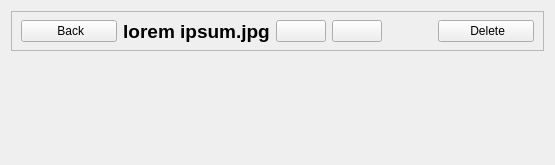
<?xml version="1.0" encoding="UTF-8"?>
<ui version="4.0">
 <class>PictureWidget</class>
 <widget class="QWidget" name="PictureWidget">
  <property name="geometry">
   <rect>
    <x>0</x>
    <y>0</y>
    <width>555</width>
    <height>165</height>
   </rect>
  </property>
  <property name="windowTitle">
   <string>Form</string>
  </property>
  <layout class="QVBoxLayout" name="verticalLayout_2">
   <item>
    <widget class="QFrame" name="frame">
     <property name="minimumSize">
      <size>
       <width>0</width>
       <height>40</height>
      </size>
     </property>
     <property name="maximumSize">
      <size>
       <width>16777215</width>
       <height>40</height>
      </size>
     </property>
     <property name="frameShape">
      <enum>QFrame::StyledPanel</enum>
     </property>
     <property name="frameShadow">
      <enum>QFrame::Raised</enum>
     </property>
     <layout class="QHBoxLayout" name="horizontalLayout_2">
      <property name="topMargin">
       <number>4</number>
      </property>
      <property name="bottomMargin">
       <number>4</number>
      </property>
      <item>
       <widget class="QPushButton" name="backButton">
        <property name="maximumSize">
         <size>
          <width>130</width>
          <height>16777215</height>
         </size>
        </property>
        <property name="text">
         <string> Back</string>
        </property>
        <property name="icon">
         <iconset>
          <normaloff>:icons/back-to-gallery.png</normaloff>:icons/back-to-gallery.png</iconset>
        </property>
       </widget>
      </item>
      <item>
       <widget class="QLabel" name="nameLabel">
        <property name="maximumSize">
         <size>
          <width>16777215</width>
          <height>30</height>
         </size>
        </property>
        <property name="font">
         <font>
          <pointsize>14</pointsize>
          <bold>true</bold>
         </font>
        </property>
        <property name="text">
         <string>lorem ipsum.jpg</string>
        </property>
        <property name="alignment">
         <set>Qt::AlignCenter</set>
        </property>
       </widget>
      </item>
      <item>
       <widget class="QPushButton" name="previousButton">
        <property name="maximumSize">
         <size>
          <width>50</width>
          <height>16777215</height>
         </size>
        </property>
        <property name="text">
         <string/>
        </property>
        <property name="icon">
         <iconset>
          <normaloff>:icons/photo-previous.png</normaloff>:icons/photo-previous.png</iconset>
        </property>
       </widget>
      </item>
      <item>
       <widget class="QPushButton" name="nextButton">
        <property name="maximumSize">
         <size>
          <width>50</width>
          <height>16777215</height>
         </size>
        </property>
        <property name="text">
         <string/>
        </property>
        <property name="icon">
         <iconset>
          <normaloff>:icons/photo-next.png</normaloff>:icons/photo-next.png</iconset>
        </property>
       </widget>
      </item>
      <item>
       <spacer name="horizontalSpacer">
        <property name="orientation">
         <enum>Qt::Horizontal</enum>
        </property>
        <property name="sizeType">
         <enum>QSizePolicy::Fixed</enum>
        </property>
        <property name="sizeHint" stdset="0">
         <size>
          <width>50</width>
          <height>20</height>
         </size>
        </property>
       </spacer>
      </item>
      <item>
       <widget class="QPushButton" name="deleteButton">
        <property name="maximumSize">
         <size>
          <width>130</width>
          <height>16777215</height>
         </size>
        </property>
        <property name="text">
         <string> Delete</string>
        </property>
        <property name="icon">
         <iconset>
          <normaloff>:icons/photo-delete.png</normaloff>:icons/photo-delete.png</iconset>
        </property>
       </widget>
      </item>
     </layout>
    </widget>
   </item>
   <item>
    <widget class="QLabel" name="pictureLabel">
     <property name="text">
      <string/>
     </property>
     <property name="scaledContents">
      <bool>false</bool>
     </property>
     <property name="alignment">
      <set>Qt::AlignCenter</set>
     </property>
    </widget>
   </item>
  </layout>
 </widget>
 <resources/>
 <connections/>
</ui>
